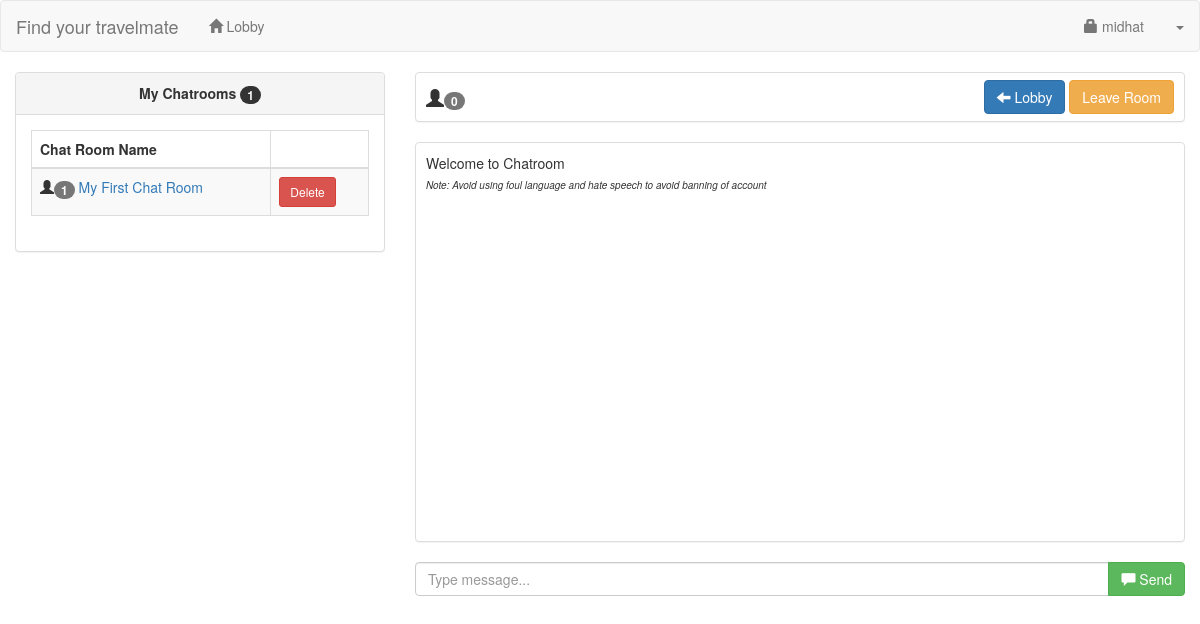
Screenshot of /user/chatroom.php (signed in) with the database file from the repository.
### tables this page shows
CREATE TABLE `user` (
  `userid` int(11) NOT NULL,
  `username` varchar(30) NOT NULL,
  `password` varchar(150) NOT NULL,
  `uname` varchar(60) NOT NULL,
  `photo` varchar(200) NOT NULL,
  `access` int(1) NOT NULL
);

CREATE TABLE `chat_member` (
  `chat_memberid` int(11) NOT NULL,
  `chatroomid` int(11) NOT NULL,
  `userid` int(11) NOT NULL
);

CREATE TABLE `chatroom` (
  `chatroomid` int(11) NOT NULL,
  `chat_name` varchar(60) NOT NULL,
  `date_created` datetime NOT NULL,
  `chat_password` varchar(30) NOT NULL,
  `userid` int(11) NOT NULL
);

### user/session.php (called while the page is built, shortened)
<?php
	include('../conn.php');
	$sq=mysqli_query($conn,"select * from `user` where userid='".$_SESSION['id']."'");
	$srow=mysqli_fetch_array($sq);
	$user=$srow['username'];
?>

### user/navbar.php (shortened to what this page needs)
<nav class="navbar navbar-default">
    <div class="container-fluid">
		<div class="navbar-header">
			<a class="navbar-brand" href="">Find your travelmate</a>
		</div>
		<ul class="nav navbar-nav">
			<li><a href="index.php"><span class="glyphicon glyphicon-home"></span> Lobby</a></li>
		</ul>
		<ul class="nav navbar-nav navbar-right">
			<li><a href="#account" data-toggle="modal"><span class="glyphicon glyphicon-lock"></span> <?php echo $user; ?></a></li>
			<li class="dropdown">
				<a class="dropdown-toggle" data-toggle="dropdown" href="#"><span class="caret"></span></a>
			</li>
		</ul>
    </div>
</nav>

### user/mychat.php
<div class="col-lg-4">
	<div class="panel panel-default">
	<?php
		$me=mysqli_query($conn,"select * from chat_member left join chatroom on chatroom.chatroomid=chat_member.chatroomid where chat_member.userid='".$_SESSION['id']."' order by chatroom.date_created desc");
		$numme=mysqli_num_rows($me);
	?>
		<div class="panel-heading"><center><strong>My Chatrooms <span class="badge"><?php echo $numme; ?></span></strong></center></div>
		<div class="panel-body">
		<table width="100%" class="table table-striped table-bordered table-hover" id="myChatRoom">
			<thead>
			<th>Chat Room Name</th>
			<th></th>
			</thead>
			<tbody>
			<?php
				$my=mysqli_query($conn,"select * from chat_member left join chatroom on chatroom.chatroomid=chat_member.chatroomid where chat_member.userid='".$_SESSION['id']."' order by chatroom.date_created desc");
					while($myrow=mysqli_fetch_array($my)){
						$nq=mysqli_query($conn,"select * from chat_member where chatroomid='".$myrow['chatroomid']."'");
						?>
						<tr>
							<td><span class="glyphicon glyphicon-user"></span><span class="badge"><?php echo mysqli_num_rows($nq); ?></span> <a href="chatroom.php?id=<?php echo $myrow['chatroomid']; ?>"><?php echo $myrow['chat_name']; ?></a></td>
							<td>
								<?php
									$memb=mysqli_query($conn,"select * from chatroom where userid='".$_SESSION['id']."' and chatroomid='".$myrow['chatroomid']."'");
									if (mysqli_num_rows($memb)>0){
										?>
										<button type="button" class="btn btn-danger btn-sm delete2" value="<?php echo $myrow['chatroomid']; ?>">Delete</button>
										<?php
									}
									else{
										?>
										<button type="button" class="btn btn-warning btn-sm leave2" value="<?php echo $myrow['chatroomid']; ?>">Leave</button>
										<?php
									}
								?>
							</td>
						</tr>
						<?php
					}
			?>
			</tbody>
		</table>
		</div>
	</div>
</div>

### rows the page displays
user: username "midhat"
chat_member: mysqli_num_rows($nq) "1", chatroomid.chat_name "My First Chat Room"

### other values shown
$numme "1"
mysqli_num_rows($cmem) "0"
